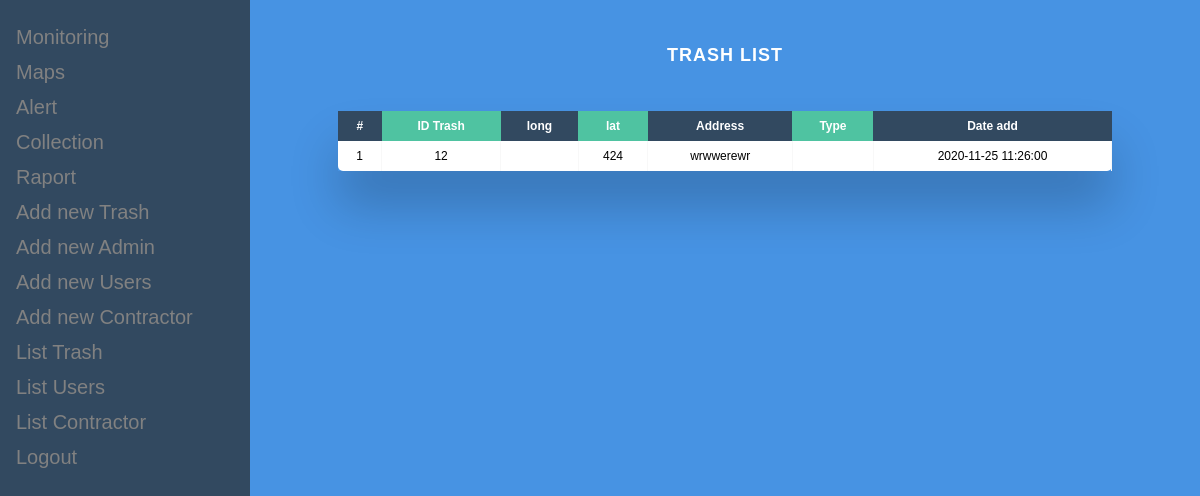
The page /listTrash.php on the database as committed earlier.
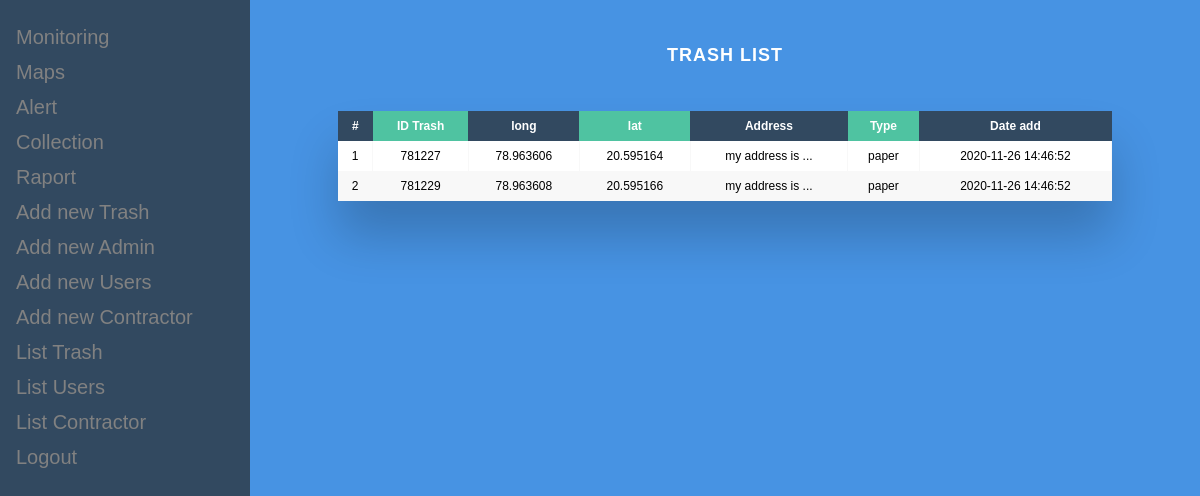
The same page on the database as committed later.
### tables this page shows
CREATE TABLE `trash` (
  `_idTrash` int(11) NOT NULL,
  `longi` varchar(45) DEFAULT NULL,
  `lat` varchar(45) DEFAULT NULL,
  `address` varchar(45) DEFAULT NULL,
  `codeTrash` varchar(45) DEFAULT NULL,
  `dateTrash` datetime DEFAULT current_timestamp(),
  `typeTrash` varchar(255) DEFAULT NULL
);

### modals/Ftrash.php (called while the page is built, shortened)
<?php
class Ftrash
{
    static function getAllTrash()
    {
        $con=Database::getConnection();
        $req=$con->prepare('SELECT * FROM trash');
        $req->execute(array());
        return $req->fetchAll();
    }
}

### listTrash.php (the view, shortened to what this page needs)
<!doctype html>
<html lang="en">
<head>
    <link rel="stylesheet" href="style/menu.css">
    <link rel="stylesheet" href="style/lis.css">
</head>
<body>
<?php include_once 'commons/menu.php';?>
<?php include_once 'modals/Ftrash.php';
$trahs=Ftrash::getAllTrash();
?>
<div class="main">
    <h2>Trash List</h2>
    <div class="table-wrapper">
        <table class="fl-table">
            <thead>
            <tr>
                <th>#</th>
                <th>ID Trash</th>
                <th>long</th>
                <th>lat</th>
                <th>Address</th>
                <th>Type</th>
                <th>Date add</th>
            </tr>
            </thead>
            <tbody>
         <?php foreach($trahs as $k => $trah):?>
            <tr>
                <td><?=$k+1;?></td>
                <td><?=$trah['codeTrash'];?></td>
                <td><?=$trah['longi'];?></td>
                <td><?=$trah['lat'];?></td>
                <td><?=$trah['address'];?></td>
                <td><?=$trah['typeTrash'];?></td>
                <td><?=$trah['dateTrash'];?></td>
            </tr>
        <?php endforeach;?>
        </table>
    </div>
</div>
</body>
</html>

### commons/menu.php (shortened to what this page needs)
<div class="sidenav">
    <a href="monitoring.php">Monitoring</a>
    <a href="maps.php">Maps</a>
    <a href="alert.php">Alert</a>
    <a href="collection.php">Collection</a>
    <a href="rapport.php">Raport</a>
    <a href="addNewTrash.php">Add new Trash</a>
    <a href="addNewAdmin.php">Add new Admin</a>
    <a href="addNewUser.php">Add new Users</a>
    <a href="addNewPartner.php">Add new Contractor</a>
    <a href="listTrash.php">List Trash</a>
    <a href="listUser.php">List Users</a>
    <a href="listPartner.php">List Contractor</a>
    <a href="controllers/exit.php">Logout</a>
</div>

### style/menu.css (style rules this page uses)
.sidenav { height: 100%; width: 250px; position: fixed; z-index: 1; top: 0; left: 0; background-color: #324960; overflow-x: hidden; padding-top: 20px; }
.sidenav a { padding: 6px 8px 6px 16px; text-decoration: none; font-size: 20px; color: #818181; display: block; }
.main { margin-left: 250px; padding: 0px 10px; }

### style/lis.css (style rules this page uses)
* { box-sizing: border-box; -webkit-box-sizing: border-box; -moz-box-sizing: border-box; }
body { font-family: Helvetica; -webkit-font-smoothing: antialiased; background: rgba( 71, 147, 227, 1); }
h2 { text-align: center; font-size: 18px; text-transform: uppercase; letter-spacing: 1px; color: white; padding: 30px 0; }
.table-wrapper { margin: 10px 70px 70px; box-shadow: 0px 35px 50px rgba( 0, 0, 0, 0.2 ); }
.fl-table { border-radius: 5px; font-size: 12px; font-weight: normal; border: none; border-collapse: collapse; width: 100%; max-width: 100%; white-space: nowrap; background-color: white; }
.fl-table td, .fl-table th { text-align: center; padding: 8px; }
.fl-table td { border-right: 1px solid #f8f8f8; font-size: 12px; }
.fl-table thead th { color: #ffffff; background: #4FC3A1; }
.fl-table thead th:nth-child(odd) { color: #ffffff; background: #324960; }
.fl-table tr:nth-child(even) { background: #F8F8F8; }

Rows that differ between the two databases and show on the page:
removed trash: codeTrash "12", lat "424", address "wrwwerewr", dateTrash "2020-11-25 11:26:00"
added trash: codeTrash "781227", longi "78.963606", lat "20.595164", address "my address is ...", typeTrash "paper", dateTrash "2020-11-26 14:46:52"
added trash: codeTrash "781229", longi "78.963608", lat "20.595166", address "my address is ...", typeTrash "paper", dateTrash "2020-11-26 14:46:52"
